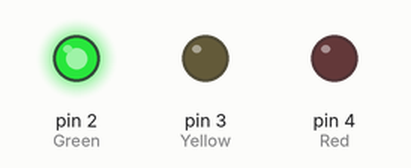
Bench run of a sketch on a simulated Arduino Uno, built with avr-gcc and run on an emulated ATmega328P. Parts: output pins drawn as LEDs (lit = HIGH).

Above: at 5.0 s.
At 13.5 s:
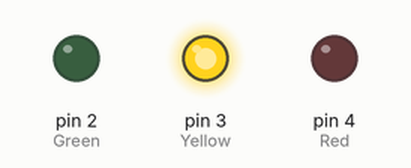
At 18.5 s:
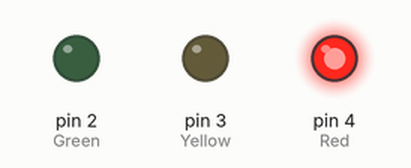
Timing chart, 0 to 26.0 s (numbered marks = the images above):
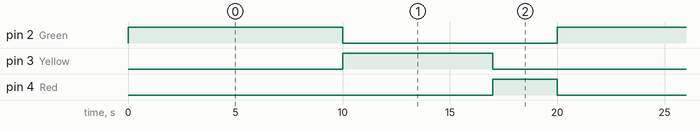

The sketch:

21127511.ino
```cpp
// C++ code
//
int Green = 2;
int Yellow = 3;
int Red = 4;
void setup()
{
  pinMode(Green, OUTPUT);
  pinMode(Yellow, OUTPUT);
  pinMode(Red, OUTPUT);
}

void loop()
{
  digitalWrite(Green, HIGH);
  delay(10000); // Wait for 3000 millisecond(s)
  digitalWrite(Green, LOW);

  digitalWrite(Yellow, HIGH);
  delay(7000); // Wait for 3000 millisecond(s)
  digitalWrite(Yellow, LOW);

  digitalWrite(Red, HIGH);
  delay(3000); // Wait for 3000 millisecond(s)
  digitalWrite(Red, LOW);
}
```

Measured:
- by itself, pin 2 (Green): alternates HIGH for 10.0 s and LOW for 10.0 s
- by itself, pin 3 (Yellow): alternates HIGH for 7.0 s and LOW for 13.0 s
- by itself, pin 4 (Red): alternates HIGH for 3.0 s and LOW for 17.0 s
